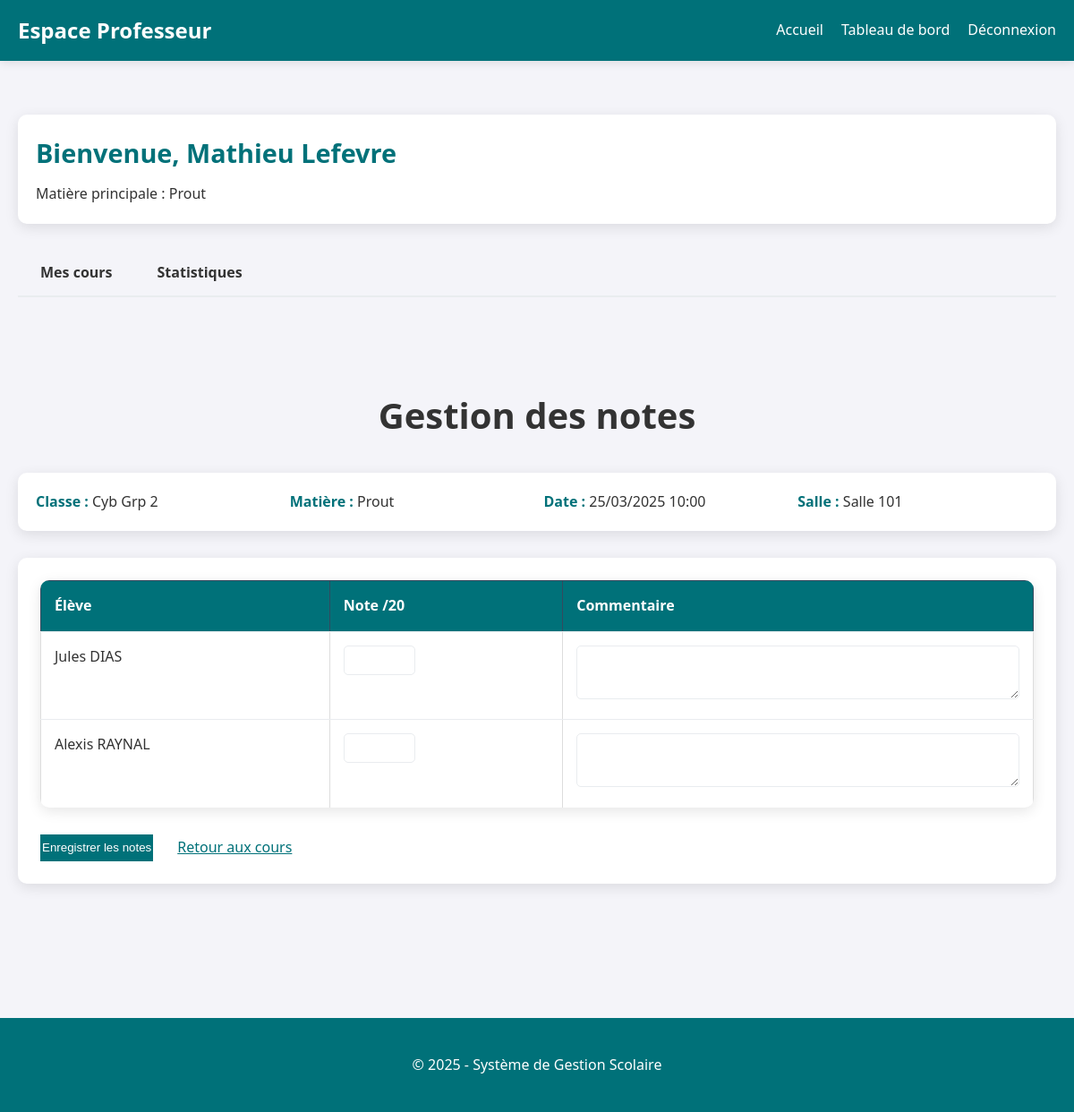
/pages/prof.php?view=notes&cours_id=1 (signed in), run on the app's committed database.
### tables this page shows
CREATE TABLE IF NOT EXISTS profs (
    id INT AUTO_INCREMENT PRIMARY KEY,
    user_id INT NOT NULL UNIQUE,
    nom VARCHAR(50) NOT NULL,
    prenom VARCHAR(50) NOT NULL,
    date_naissance DATE NOT NULL,
    matiere VARCHAR(50) NOT NULL,
    FOREIGN KEY (user_id) REFERENCES users(id) ON DELETE CASCADE
);

CREATE TABLE IF NOT EXISTS cours (
    id INT AUTO_INCREMENT PRIMARY KEY,
    prof_id INT NOT NULL,
    classe VARCHAR(50) NOT NULL,
    matiere VARCHAR(50) NOT NULL,
    horaire DATETIME NOT NULL,
    salle VARCHAR(50) NOT NULL,
    FOREIGN KEY (prof_id) REFERENCES profs(id) ON DELETE CASCADE
);

CREATE TABLE IF NOT EXISTS eleves (
    id INT AUTO_INCREMENT PRIMARY KEY,
    user_id INT NOT NULL UNIQUE,
    nom VARCHAR(50) NOT NULL,
    prenom VARCHAR(50) NOT NULL,
    date_naissance DATE NOT NULL,
    classe VARCHAR(50) NOT NULL,
    FOREIGN KEY (user_id) REFERENCES users(id) ON DELETE CASCADE
);

### pages/prof.php (the view, shortened to what this page needs)
<?php
require_once '../config/db.php';
$userId = $_SESSION['user_id'];
$stmt = $pdo->prepare("SELECT * FROM profs WHERE user_id = ?");
$stmt->execute([$userId]);
$prof = $stmt->fetch(PDO::FETCH_ASSOC);
$view = isset($_GET['view']) ? $_GET['view'] : 'cours';
$coursId = isset($_GET['cours_id']) ? intval($_GET['cours_id']) : 0;
if ($view === 'notes' && $coursId > 0) {
    $stmt = $pdo->prepare("SELECT * FROM cours WHERE id = ? AND prof_id = ?");
    $stmt->execute([$coursId, $prof['id']]);
    $currentCours = $stmt->fetch(PDO::FETCH_ASSOC);
    if ($currentCours) {
        $stmt = $pdo->prepare("SELECT e.* FROM eleves e WHERE e.classe = ?");
        $stmt->execute([$currentCours['classe']]);
        $eleves = $stmt->fetchAll(PDO::FETCH_ASSOC);
        $notesMap = [];
    } else {
        $message = "Vous n'êtes pas autorisé à accéder à ce cours.";
        $messageType = "error";
        header("Location: prof.php?view=cours&message=$message&type=$messageType");
        exit;
    }
}
$coursQuery = "SELECT * FROM cours WHERE prof_id = ?";
$params = [$prof['id']];
$coursQuery .= " ORDER BY horaire";
$stmt = $pdo->prepare($coursQuery);
$stmt->execute($params);
$cours = $stmt->fetchAll(PDO::FETCH_ASSOC);
?>
<!DOCTYPE html>
<html lang="fr">
<head>
    <link rel="stylesheet" href="../css/style.css">
</head>
<body>
    <header>
        <h1>Espace Professeur</h1>
        <nav>
            <ul>
                <li><a href="index.php">Accueil</a></li>
                <li><a href="prof.php">Tableau de bord</a></li>
                <li><a href="../login/login.php">Déconnexion</a></li>
            </ul>
        </nav>
    </header>
    <main class="container">
        <section class="prof-info">
            <h2>Bienvenue, <?php echo htmlspecialchars($prof['prenom'] . ' ' . $prof['nom']); ?></h2>
            <p>Matière principale : <?php echo htmlspecialchars($prof['matiere']); ?></p>
        </section>
        <div class="tabs">
            <a href="?view=cours" class="tab <?php echo $view === 'cours' ? 'active' : ''; ?>">Mes cours</a>
            <a href="?view=stats" class="tab <?php echo $view === 'stats' ? 'active' : ''; ?>">Statistiques</a>
        </div>
        <?php if ($view === 'confirm_delete' && isset($_GET['cours_id'])): ?>
            <section class="confirmation">
                <h2>Confirmation de suppression</h2>
                <?php
                    $delCoursId = intval($_GET['cours_id']);
                    $stmt = $pdo->prepare("SELECT * FROM cours WHERE id = ?");
                    $stmt->execute([$delCoursId]);
                    $delCours = $stmt->fetch(PDO::FETCH_ASSOC);
                    $stmt = $pdo->prepare("SELECT COUNT(*) FROM notes WHERE cours_id = ?");
                    $stmt->execute([$delCoursId]);
                    $notesCount = $stmt->fetchColumn();
                ?>
                <div class="warning-box">
                    <p><strong>Attention :</strong> Vous êtes sur le point de supprimer le cours suivant :</p>
                    <p>
                        <strong>Classe :</strong> <?php echo htmlspecialchars($delCours['classe']); ?><br>
                        <strong>Matière :</strong> <?php echo htmlspecialchars($delCours['matiere']); ?><br>
                        <strong>Horaire :</strong> <?php echo date('d/m/Y H:i', strtotime($delCours['horaire'])); ?><br>
                        <strong>Salle :</strong> <?php echo htmlspecialchars($delCours['salle']); ?>
                    </p>
                    <?php if ($notesCount > 0): ?>
                        <p class="warning"><strong>Important :</strong> Ce cours contient <?php echo $notesCount; ?> note(s) qui seront également supprimées.</p>
                    <?php endif; ?>
                    <p>Cette action est irréversible. Voulez-vous continuer ?</p>
                    <div class="action-buttons">
                        <a href="?delete_cours=<?php echo $delCoursId; ?>&confirm=yes" class="btn-danger">Confirmer la suppression</a>
                        <a href="?view=cours" class="btn-secondary">Annuler</a>
                    </div>
                </div>
            </section>
        <?php elseif ($view === 'notes' && isset($currentCours)): ?>
            <section class="notes-section">
                <h2>Gestion des notes</h2>
                <div class="cours-details">
                    <p><strong>Classe :</strong> <?php echo htmlspecialchars($currentCours['classe']); ?></p>
                    <p><strong>Matière :</strong> <?php echo htmlspecialchars($currentCours['matiere']); ?></p>
                    <p><strong>Date :</strong> <?php echo date('d/m/Y H:i', strtotime($currentCours['horaire'])); ?></p>
                    <p><strong>Salle :</strong> <?php echo htmlspecialchars($currentCours['salle']); ?></p>
                </div>
                <?php if (empty($eleves)): ?>
                    <p class="no-data">Aucun élève trouvé pour cette classe.</p>
                <?php else: ?>
                    <form method="post" action="?view=notes&cours_id=<?php echo $coursId; ?>">
                        <table class="table-notes">
                            <thead>
                                <tr>
                                    <th>Élève</th>
                                    <th>Note /20</th>
                                    <th>Commentaire</th>
                                </tr>
                            </thead>
                            <tbody>
                                <?php foreach ($eleves as $eleve): ?>
                                    <tr>
                                        <td><?php echo htmlspecialchars($eleve['prenom'] . ' ' . $eleve['nom']); ?></td>
                                        <td>
                                            <input type="number" step="0.25" min="0" max="20"
                                                   name="notes[<?php echo $eleve['id']; ?>][note]"
                                                   value="<?php echo isset($notesMap[$eleve['id']]) ? htmlspecialchars($notesMap[$eleve['id']]['note']) : ''; ?>"
                                                   class="note-input">
                                        </td>
                                        <td>
                                            <textarea name="notes[<?php echo $eleve['id']; ?>][commentaire]"
                                                      class="commentaire-input"><?php echo isset($notesMap[$eleve['id']]) ? htmlspecialchars($notesMap[$eleve['id']]['commentaire']) : ''; ?></textarea>
                                        </td>
                                    </tr>
                                <?php endforeach; ?>
                            </tbody>
                        </table>
                        <div class="form-actions">
                            <button type="submit" name="save_notes" class="btn-primary">Enregistrer les notes</button>
                            <a href="?view=cours" class="btn-secondary">Retour aux cours</a>
                        </div>
                    </form>
                <?php endif; ?>
            </section>
        <?php endif; ?>
    </main>
    <footer>
        <p>&copy; <?php echo date('Y'); ?> - Système de Gestion Scolaire</p>
    </footer>
</body>
</html>

### css/style.css (style rules this page uses)
:root { --primary: #007179; --primary-dark: #0c57c0; --secondary: #190038; --secondary-dark: #e04347; --light: #f4f4f9; --dark: #333; --gray: #535252; --light-gray: #e9ecef; --white: #ffffff; --shadow: 0 4px 15px rgba(0, 0, 0, 0.1); --shadow-strong: 0 8px 30px rgba(0, 0, 0, 0.1); --border-radius: 10px; --transition: all 0.3s ease; }
* { margin: 0; padding: 0; box-sizing: border-box; }
body { font-family: 'Segoe UI', Roboto, 'Helvetica Neue', Arial, sans-serif; margin: 0; padding: 0; background-color: var(--light); color: var(--dark); line-height: 1.6; }
.container { width: 100%; max-width: 1200px; margin: 0 auto; padding: 0 15px; }
h1, h2, h3, h4, h5, h6 { font-weight: 600; margin-bottom: 15px; }
h2 { font-size: 2.5rem; text-align: center; margin-bottom: 2rem; }
section { padding: 80px 0; }
.btn-primary { background-color: var(--primary); color: var(--white); border: 2px solid var(--primary); }
.btn-secondary { background-color: var(--white); color: var(--primary); border: 2px solid var(--white); margin-left: 15px; }
header { background-color: var(--primary); padding: 15px 0; color: white; position: sticky; top: 0; z-index: 1000; box-shadow: 0 2px 10px rgba(0, 0, 0, 0.1); }
header nav ul { list-style-type: none; text-align: right; margin-right: 20px; }
header nav ul li { display: inline; margin-left: 25px; }
header nav ul li a { color: white; text-decoration: none; font-weight: 500; transition: var(--transition); position: relative; padding-bottom: 5px; }
header nav ul li a:after { content: ''; position: absolute; width: 0; height: 2px; bottom: 0; left: 0; background-color: white; transition: var(--transition); }
footer { background-color: var(--primary); color: white; text-align: center; padding: 40px 0; margin-top: 50px; }
.form-actions { margin-top: 25px; display: flex; justify-content: flex-end; gap: 10px; }
.prof-info { background-color: var(--white); padding: 20px; border-radius: var(--border-radius); box-shadow: var(--shadow); margin: 20px 0; }
.prof-info h2 { color: var(--primary); font-size: 1.8rem; margin-bottom: 10px; text-align: left; }
.tabs { display: flex; margin: 30px 0 20px; border-bottom: 2px solid var(--light-gray); }
.tab { padding: 12px 25px; text-decoration: none; color: var(--dark); font-weight: 600; position: relative; transition: var(--transition); }
.table-cours, .table-notes, .table-stats { width: 100%; border-collapse: collapse; margin-bottom: 30px; background-color: var(--white); border-radius: var(--border-radius); overflow: hidden; box-shadow: var(--shadow); }
.table-cours th, .table-notes th, .table-stats th, .table-cours td, .table-notes td, .table-stats td { padding: 15px; text-align: left; border-bottom: 1px solid var(--light-gray); }
.table-cours th, .table-notes th, .table-stats th { background-color: var(--primary); color: var(--white); font-weight: 600; }
.table-cours tr:last-child td, .table-notes tr:last-child td, .table-stats tr:last-child td { border-bottom: none; }
.cours-form, .notes-section form { background-color: var(--white); padding: 25px; border-radius: var(--border-radius); box-shadow: var(--shadow); margin-top: 30px; }
.form-actions { display: flex; justify-content: flex-start; margin-top: 25px; }
.note-input { width: 80px; padding: 8px; border: 1px solid var(--light-gray); border-radius: 5px; text-align: center; }
.commentaire-input { width: 100%; min-height: 60px; padding: 8px; border: 1px solid var(--light-gray); border-radius: 5px; resize: vertical; }
.cours-details { background-color: var(--white); padding: 20px; border-radius: var(--border-radius); box-shadow: var(--shadow); margin-bottom: 25px; display: grid; grid-template-columns: repeat(auto-fit, minmax(200px, 1fr)); gap: 15px; }
.cours-details p { margin: 0; }
.cours-details strong { color: var(--primary); }
header { display: flex; justify-content: space-between; align-items: center; padding: 15px 20px; }
header h1 { margin: 0; font-size: 1.5rem; }
header nav ul { margin: 0; display: flex; gap: 20px; }
header nav ul li { margin: 0; }
main.container { padding: 20px; margin-top: 20px; }
table { width: 100%; border-collapse: collapse; }
th { background-color: #2c3e50; color: white; padding: 12px; text-align: center; font-weight: 500; border: 1px solid #34495e; }
td { border: 1px solid #ddd; padding: 10px; vertical-align: top; height: 80px; }

### data on the page
profs: prenom+nom "Mathieu Lefevre", matiere "Prout"
cours: classe "Cyb Grp 2", matiere "Prout", horaire "25/03/2025 10:00", salle "Salle 101"
eleves: prenom+nom "Jules DIAS"
eleves: prenom+nom "Alexis RAYNAL"
